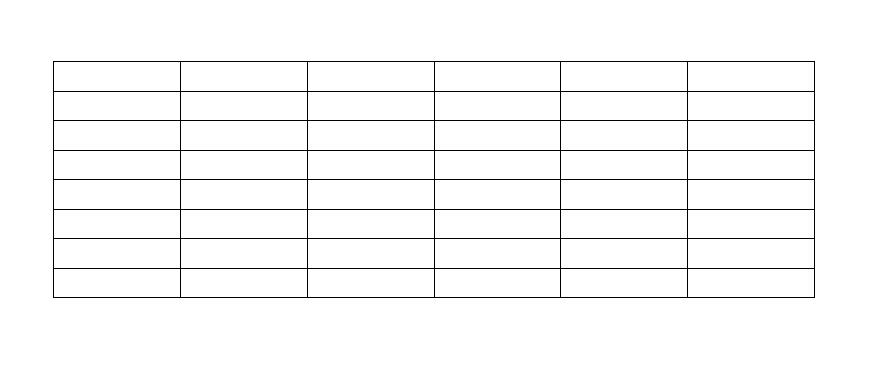
#> input picture test.jpg, 873 x 369 px; its folder holds only this picture in this run
$ python -i get_box4.py   (imports and definitions only)   (older library calls are emulated)
#> lines starting #> are read from the running program, lines starting #| are printed output that depends on the picture; after the words box and inside, x2 and y2 are one past the last pixel; in counts of white or black regions, pixels touching at a corner belong together
import cv2
import os
import numpy as np
import math


def process_single_image(img_path, show=True, save=False, scale=20, erode_iters=1, dilate_iters=2):

#> called with img_path = 'test.jpg', show = True, save = False, scale = 20, erode_iters = 1, dilate_iters = 2
    thresh = 0.5
    img = cv2.imread(img_path)
#> img is the input picture: shape (369, 873, 3); min 0, max 255, mean 248.2
    h, w, c = img.shape
#> h = 369; w = 873; c = 3
    if h * w < 4000000:
        scale = 10
    dst = np.zeros((h, w, c), dtype=np.uint8)

    dilate_col, dilate_row = extract_lines(image=img,
                                           scale=scale,
                                           erode_iters=erode_iters,
                                           dilate_iters=dilate_iters,
                                           show=show)
    bitwise_and = get_bit_wise(col=dilate_col, row=dilate_row, show=show)
    rois_list, rois = get_rec(bitwise_and)

    row, col = get_total_row_cols(x_=rois_list)
    row, col = clean_dots(row, col)
    results_row, results_col = get_dots(x=rois_list, row=row, col=col)
    keys_col = results_col.keys()
    keys_row = results_row.keys()
    vertical_lines, horizontal_lines = get_LSD_result(img)
    print(vertical_lines.__len__())
    print(horizontal_lines.__len__())
    for v in vertical_lines:
        x1, y1, x2, y2, mid_x, mid_y, length = v
        y_up = min(y1, y2)
        y_low = max(y1, y2)
        y_pt_up = 0
        y_pt_low = img.shape[0] - 1
        x_pt = 0
        flag_y_up = False  # 线在两点间
        flag_y_low = False
        flag_x = False
        for key in keys_row:
            if key <= y_up and key >= y_pt_up:
                y_pt_up = key
                flag_y_up = True
            if key >= y_low and key <= y_pt_low:
                y_pt_low = key
                flag_y_low = True
        for key in keys_col:
            if key - 20 < mid_x < key + 20:
                x_pt = key
                flag_x = True
                break
        if flag_x and flag_y_low and flag_y_up and length >= (y_pt_low - y_pt_up) * thresh:
            dst = cv2.line(dst, (x_pt, y_pt_up), (x_pt, y_pt_low),
                           (255, 255, 255), 2)

        for h in horizontal_lines:
            x1, y1, x2, y2, mid_x, mid_y, length = h
            x_left = min(x1, x2)
            x_right = max(x1, x2)
            x_pt_left = 0
            x_pt_right = img.shape[1] - 1
            y_pt = 0
            flag_y = False  # 线在两点间
            flag_x_left = False
            flag_x_right = False
            for key in keys_col:
                if key <= x_left and key >= x_pt_left:
                    x_pt_left = key
                    flag_x_left = True
                if key >= x_right and key <= x_pt_right:
                    x_pt_right = key
                    flag_x_right = True
            for key in keys_row:
                if key - 20 < mid_y < key + 20:
                    y_pt = key
                    flag_y = True
                    break
            if flag_x_right and flag_x_left and flag_y and length >= (x_pt_right - x_pt_left) * thresh:
                dst = cv2.line(dst, (x_pt_left, y_pt), (x_pt_right, y_pt),
                               (255, 255, 255), 2)
    '''for result_col in results_col:
        for i in range(len(result_col) - 1):
            x1 = int(result_col[i][0])
            y1 = int(result_col[i][1])
            x2 = int(result_col[i + 1][0])
            y2 = int(result_col[i + 1][1])
            for v_line in vertical_lines:
                if min(y1, y2) < v_line[5] < max(y1, y2) and \
                    min(x1, x2) - 10 < v_line[4] < max(x1, x2) + 10:
                    dst = cv2.line(dst, (x1, y1), (x2, y2),
                                   (255, 255, 255), 2)
                    break
    for result_row in results_row:
        for i in range(len(result_row) - 1):
            x1 = int(result_row[i][0])
            y1 = int(result_row[i][1])
            x2 = int(result_row[i + 1][0])
            y2 = int(result_row[i + 1][1])
            for h_line in horizontal_lines:
                if min(x1, x2) < h_line[4] < max(x1, x2) and \
                    min(y1, y2) - 10 < h_line[5] < max(y1, y2) + 10:
                    dst = cv2.line(dst, (x1, y1), (x2, y2),
                                   (255, 255, 255), 2)
                    break'''
    # cv2.imshow("d", dst)
    # cv2.waitKey(0)
    return dst

def get_rec(img_):

    # 在mask那张图上通过findContours 找到轮廓，判断轮廓形状和大小是否为表格。
    _, contours, hierarchy = cv2.findContours(img_, cv2.RETR_LIST, cv2.CHAIN_APPROX_NONE)
    contours_poly = [0] * len(contours)
    boundRect = [0] * len(contours)
    rois = []
    rois_list = []
    for i in range(len(contours)):
        cnt = contours[i]
        # approxPolyDP 函数用来逼近区域成为一个形状，true值表示产生的区域为闭合区域。
        contours_poly[i] = cv2.approxPolyDP(cnt, 2, True)
        # boundingRect为将这片区域转化为矩形，此矩形包含输入的形状。
        boundRect[i] = cv2.boundingRect(contours_poly[i])
        rois.append(np.array(boundRect[i]))
        rois_list.append(list(boundRect[i]))

    return rois_list, rois


def get_total_row_cols(x_):

    row = {}
    col = {}
    num = 1
    for i in range(len(x_) - 1):
        if x_[i][1] == x_[i + 1][1]:
            num += 1
            row[x_[i][1]] = num
        else:
            row[x_[i + 1][1]] = 1
            num = 1
    num = 1
    x_ = sorted(x_, key=lambda x: x[0])
    for i in range(len(x_) - 1):
        if x_[i][0] == x_[i + 1][0]:
            num += 1
            col[x_[i][0]] = num
        else:
            col[x_[i + 1][0]] = 1
            num = 1

    return row, col


def extract_lines(image, scale=20, erode_iters=1, dilate_iters=2, show=True):

#> called with scale = 10, erode_iters = 1, dilate_iters = 2, show = True
    gray = cv2.cvtColor(image, cv2.COLOR_BGR2GRAY)
    binary = cv2.adaptiveThreshold(~gray, 255,
                                   cv2.ADAPTIVE_THRESH_GAUSSIAN_C,
                                   cv2.THRESH_BINARY,
                                   15, -10)
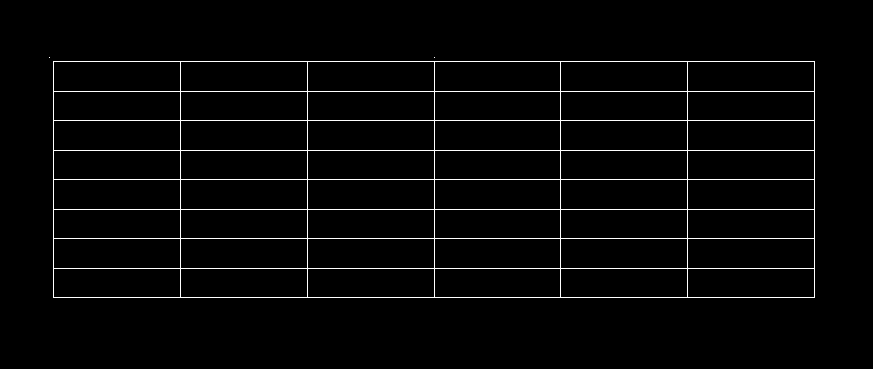
#> binary: shape (369, 873); 2.6% white in thin lines or dots, all inside (x1, y1, x2, y2) = (49, 57, 815, 298)
    rows, cols = binary.shape
#> rows = 369; cols = 873

    kernel = cv2.getStructuringElement(cv2.MORPH_RECT, (cols // scale, 1))
    eroded = cv2.erode(binary, kernel, iterations=erode_iters)
#> eroded: shape (369, 873); 1.9% white in thin lines or dots, all inside (x1, y1, x2, y2) = (96, 61, 772, 298)
    dilated_col = cv2.dilate(eroded, kernel, iterations=dilate_iters)  # 为了是表格闭合，故意使得到的横向更长（以得到交点——bounding-box）
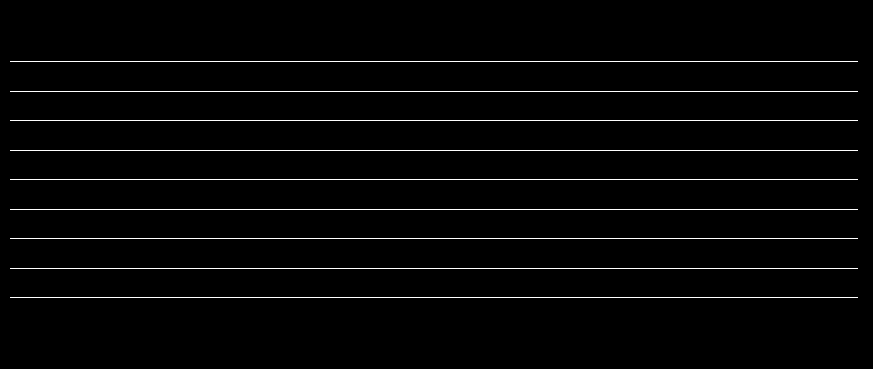
#> dilated_col: shape (369, 873); 2.4% white in thin lines or dots, all inside (x1, y1, x2, y2) = (10, 61, 858, 298)

    kernel = cv2.getStructuringElement(cv2.MORPH_RECT, (1, rows // scale))
#> kernel = 36 values from 1 to 1
    eroded = cv2.erode(binary, kernel, iterations=erode_iters)
#> eroded: shape (369, 873); 0.44% white in thin lines or dots, all inside (x1, y1, x2, y2) = (53, 79, 815, 281)
    dilated_row = cv2.dilate(eroded, kernel, iterations=dilate_iters)  # 为了是表格闭合，故意使线变长
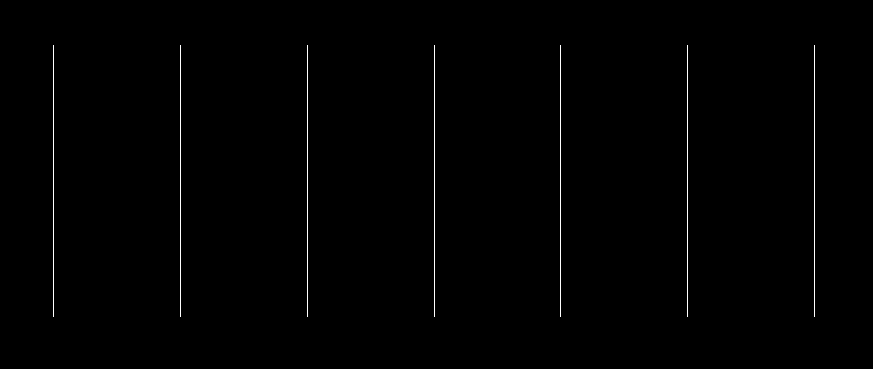
#> dilated_row: shape (369, 873); 0.59% white in thin lines or dots, all inside (x1, y1, x2, y2) = (53, 45, 815, 317)
    if show:
        print("shape:", rows, cols)
#| shape: 369 873
        cv2.imshow("Dilated col", dilated_col)
        cv2.imshow("Dilated row", dilated_row)
        # 绘制出横线、竖线
        merge = cv2.add(dilated_col, dilated_row)
#> merge: shape (369, 873); 2.9% white in thin lines or dots, all inside (x1, y1, x2, y2) = (10, 45, 858, 317)
        # result_name = "./results_merge/" + img_name  #+ ".jpg"
        # cv2.imwrite(filename=result_name, img=merge)
        cv2.imshow("col & row", merge)

    return dilated_col, dilated_row


def get_bit_wise(col, row, show=True):

#> called with show = True
    bitwise_and = cv2.bitwise_and(col, row)
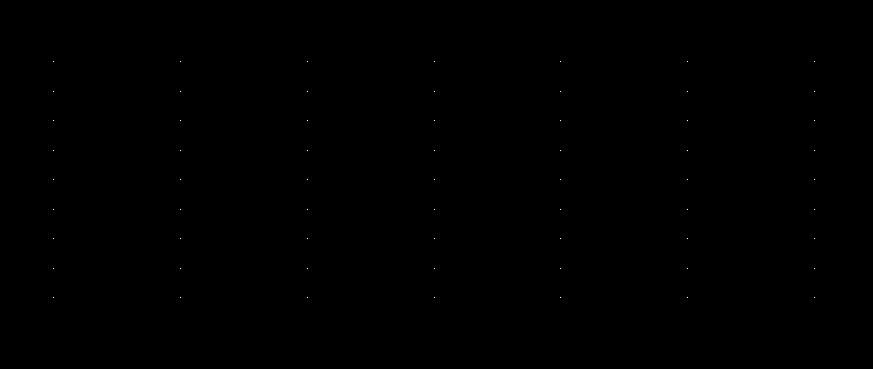
#> bitwise_and: shape (369, 873); 0.02% white in thin lines or dots, all inside (x1, y1, x2, y2) = (53, 61, 815, 298)
#> in get_rec, `_, contours, hierarchy = cv2.findContours(img_, cv2.RETR_LIST, cv2.CHA..`: contours = 63 contours, all with area under 20
#> in get_rec, `contours_poly = [0] * len(contours)`: contours_poly = 63 values from 0 to 0
#> the loop in get_rec, `for i in range(len(contours)):` made 63 passes
#> cnt on passes 1 to 12: [[814, 297]], [[687, 297]], [[560, 297]], [[434, 297]], [[307, 297]], [[180, 297]], [[53, 297]], [[814, 268]], [[687, 268]], [[560, 268]], [[434, 268]], [[307, 268]]
#> after the loop in get_rec, `for i in range(len(contours)):`: boundRect = 63 items, first 6: (814, 297, 1, 1), (687, 297, 1, 1), (560, 297, 1, 1), (434, 297, 1, 1), (307, 297, 1, 1), (180, 297, 1, 1); contours_poly = 63 contours, all with area under 20; rois = 63 items, first 6: [814, 297, 1, 1], [687, 297, 1, 1], [560, 297, 1, 1], [434, 297, 1, 1], [307, 297, 1, 1], [180, 297, 1, 1]; rois_list has the same summary as rois
#> in process_single_image, `rois_list, rois = get_rec(bitwise_and)`: rois_list has the same summary as rois in get_rec
#> the loop in get_total_row_cols, `for i in range(len(x_) - 1):` made 62 passes
#> num on passes 1 to 12: 2, 3, 4, 5, 6, 7, 1, 2, 3, 4, 5, 6
#> after the loop in get_total_row_cols, `for i in range(len(x_) - 1):`: row = 9 items
#> in get_total_row_cols, `x_ = sorted(x_, key=lambda x: x[0])`: x_ = 63 items, first 6: [53, 297, 1, 1], [53, 268, 1, 1], [53, 238, 1, 1], [53, 209, 1, 1], [53, 179, 1, 1], [53, 150, 1, 1]
#> after the loop in get_total_row_cols, `for i in range(len(x_) - 1):`: col = {53: 9, 180: 9, 307: 9, 434: 9, 560: 9, 687: 9, 814: 9}
#> in process_single_image, `row, col = get_total_row_cols(x_=rois_list)`: row = 9 items
    if show:
        cv2.imshow("bitwiseAnd Image", bitwise_and)

    return bitwise_and


def clean_dots(row, col, err=2):

#> called with err = 2
    d = row  # 输入的字典（横坐标：该行点数）
#> d = 9 items
    d_keys = list(d.keys())
#> d_keys = [297, 268, 238, 209, 179, 150, 120, 91, 61]
    for i in range(len(d_keys) - 1):
        if abs(d_keys[i + 1] - d_keys[i]) <= err:
            d[d_keys[i + 1]] = d[d_keys[i]] + d[d_keys[i + 1]]  # 两点总数合并
            del d[d_keys[i]]  # 删除其中一个
#> this loop made 8 passes
    d2 = col
#> d2 has the same summary as col in get_total_row_cols
    d2_keys = list(d2.keys())
#> d2_keys = [53, 180, 307, 434, 560, 687, 814]
    for i in range(len(d2_keys) - 1):
        if abs(d2_keys[i + 1] - d2_keys[i]) <= err:
            d2[d2_keys[i + 1]] = d2[d2_keys[i]] + d2[d2_keys[i + 1]]
            del d2[d2_keys[i]]
#> this loop made 6 passes
    d_keys = list(d.keys())
    d2_keys = list(d2.keys())
    for i in range(len(d_keys)):
        if d[d_keys[i]] <= 1:
            del d[d_keys[i]]
#> this loop made 9 passes
    for i in  range(len(d2_keys)):
        if d2[d2_keys[i]] <= 1:
            del d2[d2_keys[i]]
#> this loop made 7 passes
    return d, d2


def get_dots(x, row, col):
    results_col_ = {}
    results_row_ = {}
    for key in row:
        #     print(row[key])
        #     print("*"*50)
        #     print(key, row[key])
        for val in range(row[key]):
            #         print(key)
            yy = key
            xx = [val[0] for val in x if yy - 5 <= val[1] <= yy + 5]
            result_row_ = [[x, yy] for x in xx]
            result_row_.reverse()
        # print(result)
        results_row_[key] = result_row_  # 原来是append
#> this loop made 9 passes
#> key on passes 1 to 9: 297, 268, 238, 209, 179, 150, 120, 91, 61
#> after the loop, results_row_ = 9 items
        # results_row_.reverse()
    for key in col:
        for val in range(col[key]):
            xx = key
            yy = [val[1] for val in x if xx - 5 <= val[0] <= xx + 5]
            result_col_ = [[xx, y] for y in yy]
            result_col_.reverse()
        results_col_[key] = result_col_
#> this loop made 7 passes
#> key on passes 1 to 7: 53, 180, 307, 434, 560, 687, 814
#> after the loop, results_col_ = 7 items
#> in process_single_image, `results_row, results_col = get_dots(x=rois_list, row=row, col=col)`: results_row = 9 items; results_col = 7 items

    return results_row_, results_col_


def get_LSD_result(img):

    gray = cv2.cvtColor(img, code=cv2.COLOR_BGR2GRAY)
    height, width = gray.shape
#> height = 369; width = 873
    binary = cv2.adaptiveThreshold(~gray, 255,
                                   cv2.ADAPTIVE_THRESH_GAUSSIAN_C,
                                   cv2.THRESH_BINARY,
                                   15, -10)

    LSD = cv2.createLineSegmentDetector(0)
    lines = LSD.detect(binary)[0]
#> lines = 196 rows, first 6: [814.9, 296.9, 814.8, 61.87], [51.6, 61.87, 51.6, 296.9], [181.9, 121, 305.6, 121], [308.1, 121, 431.9, 121], [561.9, 121, 685.6, 121], [688.1, 121, 811.9, 121]

    hough_lines = cv2.HoughLines(binary, 1.0, math.pi / 180, int(min(height, width) / 10))
#> hough_lines = 359 rows, first 8: [61, 1.57], [91, 1.57], [120, 1.57], [150, 1.57], [179, 1.57], [209, 1.57], [238, 1.57], [268, 1.57]

    horizontal_lines = []
    vertical_lines = []
    mid_of_lines = []
    up_edge = height
#> up_edge = 369
    low_edge = 0
    left_edge = width
#> left_edge = 873
    right_edge = 0
    max_length = 0
    for line in lines:
        x1, y1, x2, y2 = [int(a) for a in line[0]]

        mid_pt_x = int((x1 + x2) * 0.5)
        mid_pt_y = int((y1 + y2) * 0.5)

        if x1 - x2 == 0:  # 获取水平、竖直直线、表格边界
            vertical_lines.append([x1, y1, x2, y2, mid_pt_x, mid_pt_y, abs(y1 - y2)])
            if abs(y1 - y2) > height / 5 and min(y1, y2) < up_edge:
                up_edge = min(y1, y2)
            if abs(y1 - y2) > height / 5 and max(y1, y2) > low_edge:
                low_edge = max(y1, y2)
            max_length = max(max_length, abs(y1 - y2))
        elif y1 - y2 == 0:
            horizontal_lines.append([x1, y1, x2, y2, mid_pt_x, mid_pt_y, abs(x1 - x2)])
            if abs(x1 - x2) > width / 5 and min(x1, x2) < left_edge:
                left_edge = min(x1, x2)
            if abs(x1 - x2) > width / 5 and max(x1, x2) > right_edge:
                right_edge = max(x1, x2)
            max_length = max(max_length, abs(x1 - x2))
        elif math.atan(abs(x1 - x2) / abs(y1 - y2)) < 5 * math.pi / 180:
            vertical_lines.append([x1, y1, x2, y2, mid_pt_x, mid_pt_y, abs(y1 - y2)])
            if abs(y1 - y2) > height / 5 and min(y1, y2) < up_edge:
                up_edge = min(y1, y2)
            if abs(y1 - y2) > height / 5 and max(y1, y2) > low_edge:
                low_edge = max(y1, y2)
            max_length = max(max_length, abs(y1 - y2))
        elif math.atan(abs(y1 - y2) / abs(x1 - x2)) < 5 * math.pi / 180:
            horizontal_lines.append([x1, y1, x2, y2, mid_pt_x, mid_pt_y, abs(x1 - x2)])
            if abs(x1 - x2) > width / 5 and min(x1, x2) < left_edge:
                left_edge = min(x1, x2)
            if abs(x1 - x2) > width / 5 and max(x1, x2) > right_edge:
                right_edge = max(x1, x2)
            max_length = max(max_length, abs(x1 - x2))
#> this loop made 196 passes
#> (line, x1, y1, x2, y2, mid_pt_x, mid_pt_y, up_edge) on pass 1: ([[814.9, 296.9, 814.8, 61.87]], 814, 296, 814, 61, 814, 178, 61)
#> (line, x1, y1, x2, y2, mid_pt_x, mid_pt_y, left_edge) on pass 59: ([[53.12, 298.3, 813.1, 298.3]], 53, 298, 813, 298, 433, 298, 53)

    v_lines = []
    h_lines = []
    '''for v in vertical_lines:
        if left_edge - 5 < v[4] < right_edge + 5 and \
                up_edge - 5 < v[5] < low_edge + 5:
            v_lines.append(v)
    for h in horizontal_lines:
        if left_edge - 5 < h[4] < right_edge + 5 and \
                up_edge - 5 < h[5] < low_edge + 5:
            h_lines.append(h)'''

    return vertical_lines, horizontal_lines

def draw_line(img, lines):
    for line in lines:
        img = cv2.line(img, (line[0], line[1]), (line[2], line[3]),
                       (0, 255, 0), 2)

    return img


# [29 lines not run here, left out]

>>> result = process_single_image('test.jpg')
#| 98
#| 98
#> the loop in process_single_image, `for v in vertical_lines:` made 98 passes
#> v on passes 1 to 12: [814, 296, 814, 61, 814, 178, 235], [51, 61, 51, 296, 51, 178, 235], [181, 88, 180, 63, 180, 75, 25], [432, 63, 432, 88, 432, 75, 25], [561, 88, 560, 63, 560, 75, 25], [812, 63, 812, 88, 812, 75, 25], [180, 118, 180, 93, 180, 105, 25], [432, 93, 432, 118, 432, 105, 25], [560, 118, 560, 93, 560, 105, 25], [812, 93, 812, 118, 812, 105, 25], [180, 148, 180, 121, 180, 134, 27], [432, 121, 432, 148, 432, 134, 27]
#> pass 1, in process_single_image, `dst = cv2.line(dst, (x_pt, y_pt_up), (x_pt, y_pt_low), (255, 255, 255)..`:
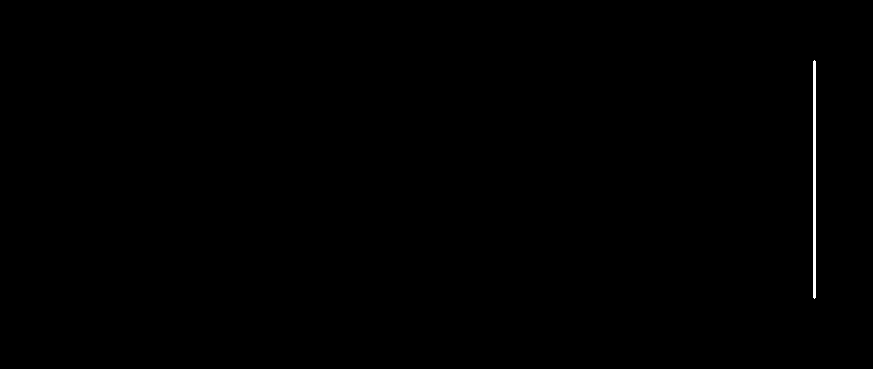
#> dst: shape (369, 873, 3); 0.22% white; 1 white region, box (x1, y1, x2, y2) and area: (813, 60, 816, 299) 713
#> pass 2, in process_single_image, `dst = cv2.line(dst, (x_pt, y_pt_up), (x_pt, y_pt_low), (255, 255, 255)..`:
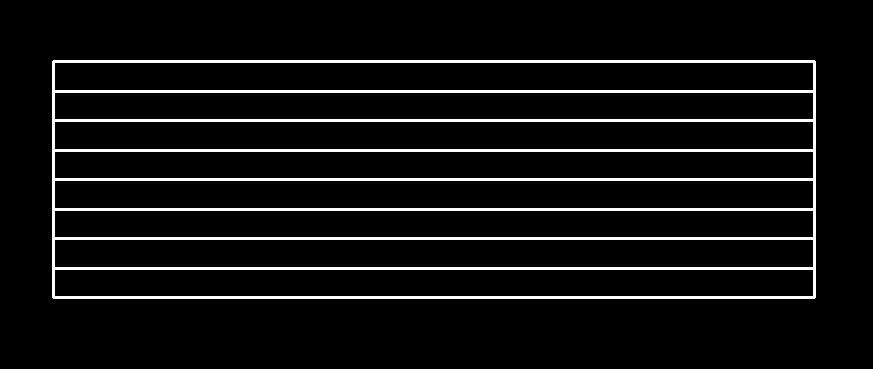
#> dst: shape (369, 873, 3); 6.8% white; 1 white region, box (x1, y1, x2, y2) and area: (52, 60, 816, 299) 21896
#> after the loop in process_single_image, `for v in vertical_lines:`:
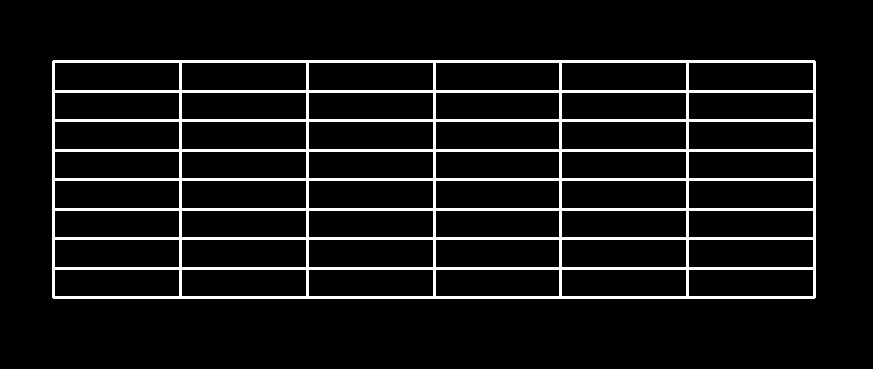
#> dst: shape (369, 873, 3); 7.8% white; 1 white region, box (x1, y1, x2, y2) and area: (52, 60, 816, 299) 25076
